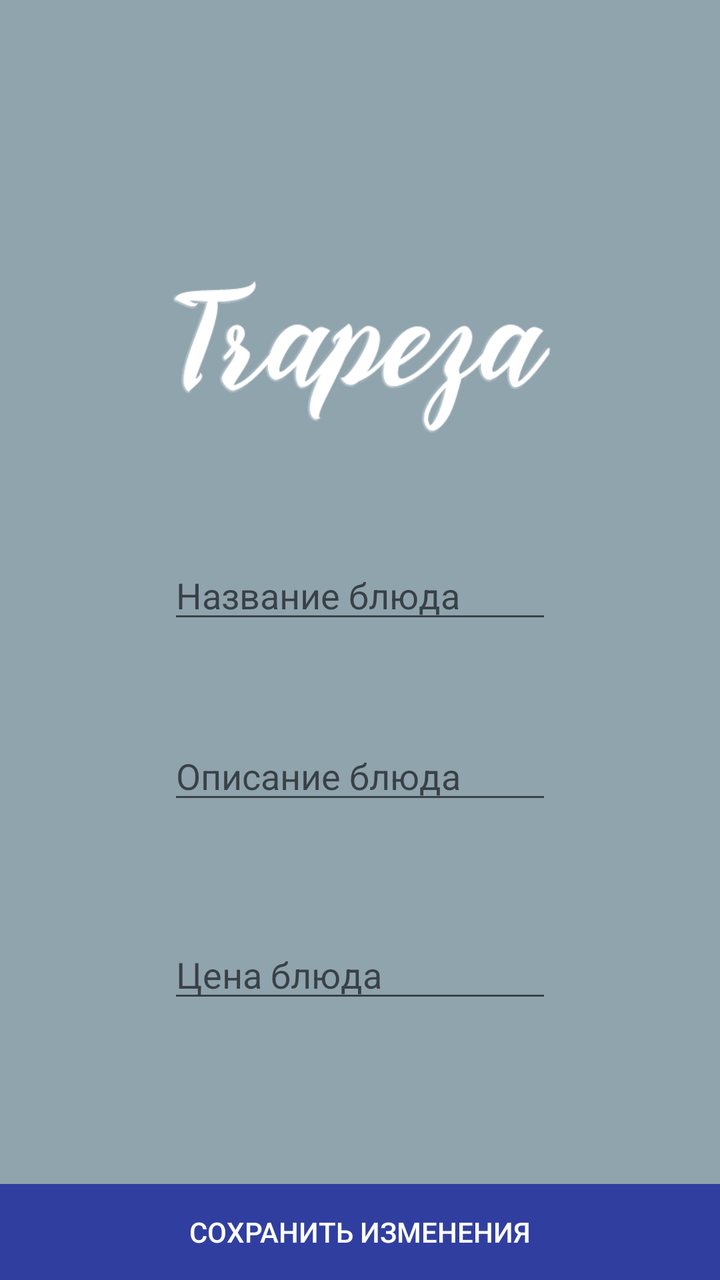
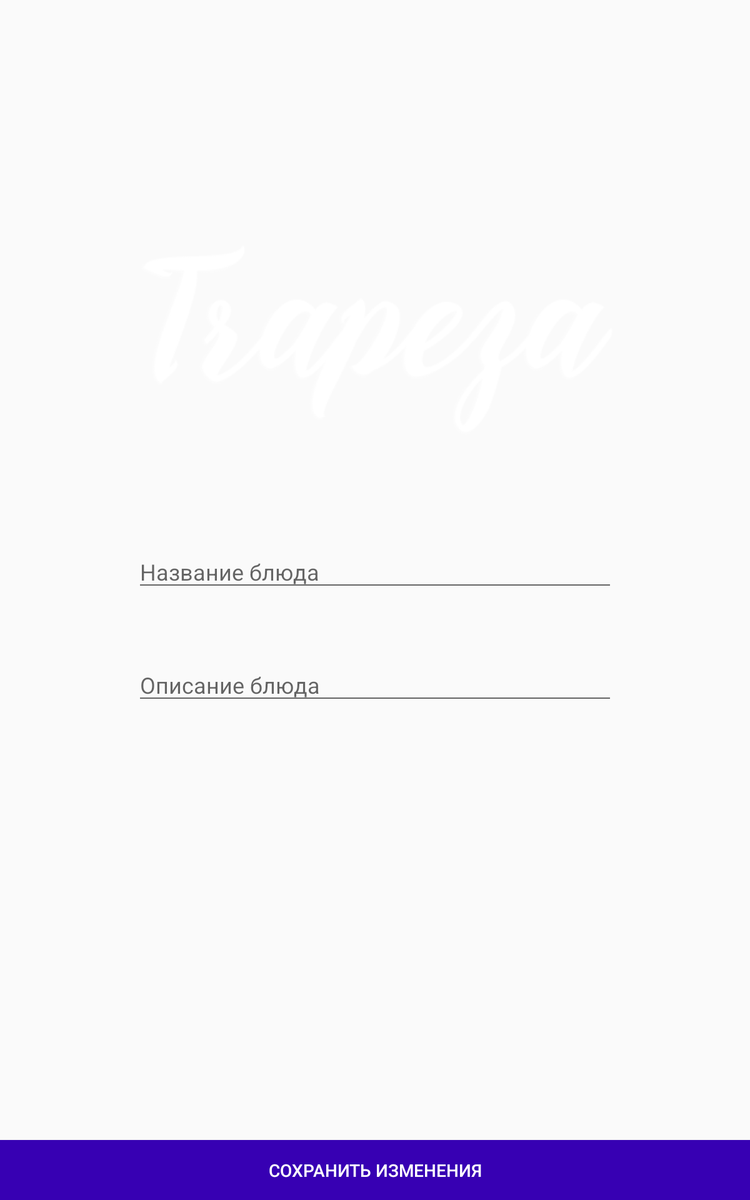

The same Android screen from two of the app's own layout files: first res/layout/ as a phone draws it, then the repository's variant for another configuration, drawn on a device whose configuration selects that folder. Both files follow.
<!-- AndroidManifest.xml: application theme AppTheme -->
<!-- res/layout/dish_configuration_fragment.xml -->
<?xml version="1.0" encoding="utf-8"?>
<LinearLayout xmlns:android="http://schemas.android.com/apk/res/android"
    xmlns:tools="http://schemas.android.com/tools"
    android:layout_width="match_parent"
    android:layout_height="match_parent"
    android:orientation="vertical"
    tools:context=".CategoryConfigurationFragment"
    android:weightSum="1">

    <RelativeLayout
        android:orientation="horizontal"
        android:layout_width="match_parent"
        android:layout_height="wrap_content"
        android:weightSum="1"
        android:background="@color/primary_light"
        android:paddingStart="25dp"
        android:layout_weight="1">

        <ImageView
            android:layout_width="192dp"
            android:layout_height="192dp"
            android:id="@+id/dish_image"
            android:minHeight="48dp"
            android:minWidth="48dp"
            android:src="@drawable/logo"
            android:layout_weight="0.49"
            android:layout_marginTop="85dp"
            android:layout_alignParentTop="true"
            android:layout_centerHorizontal="true" />

        <EditText
            android:layout_width="wrap_content"
            android:layout_height="wrap_content"
            android:id="@+id/dish_name"
            android:layout_centerVertical="true"
            android:layout_alignLeft="@+id/dish_image"
            android:layout_alignStart="@+id/dish_image"
            android:layout_alignRight="@+id/dish_image"
            android:layout_alignEnd="@+id/dish_image"
            android:hint="Название блюда"
            android:textColor="@color/abc_primary_text_material_light" />

        <EditText
            android:layout_width="wrap_content"
            android:layout_height="wrap_content"
            android:id="@+id/dish_description"
            android:layout_below="@+id/dish_name"
            android:layout_alignLeft="@+id/dish_name"
            android:layout_alignStart="@+id/dish_name"
            android:layout_marginTop="49dp"
            android:layout_alignRight="@+id/dish_image"
            android:layout_alignEnd="@+id/dish_image"
            android:hint="Описание блюда"
            android:textColor="@color/abc_primary_text_material_light" />

        <EditText
            android:layout_width="wrap_content"
            android:layout_height="wrap_content"
            android:inputType="numberSigned"
            android:ems="10"
            android:id="@+id/dish_price"
            android:layout_below="@+id/dish_description"
            android:layout_alignRight="@+id/dish_description"
            android:layout_alignEnd="@+id/dish_description"
            android:layout_marginTop="58dp"
            android:layout_alignLeft="@+id/dish_description"
            android:layout_alignStart="@+id/dish_description"
            android:hint="Цена блюда"
            android:textColor="@color/abc_primary_text_material_light" />

    </RelativeLayout>

    <Button
        android:layout_width="match_parent"
        android:layout_height="wrap_content"
        android:text="Сохранить изменения"
        android:id="@+id/save_dish_button"
        android:background="@color/primary_dark"
        android:textColor="@color/abc_primary_text_material_dark" />

</LinearLayout>
<!-- resources referenced by this layout -->
<resources>
  <color name="primary_dark">#303F9F</color>
  <color name="primary_light">#90a4ae</color>
  <!-- drawable logo: png bitmap (drawable, 15393 bytes) -->
  <style name="AppTheme" parent="Theme.AppCompat.Light.DarkActionBar">
          
          <item name="colorPrimaryDark">@color/primary_dark</item>
          <item name="colorAccent">@color/accent</item>
          <item name="colorPrimary">@color/primary</item>
          <item name="android:windowNoTitle">true</item>
      </style>
  <color name="accent">#FF4081</color>
  <color name="primary">#90a4ae</color>
</resources>
<!-- res/layout-sw600dp/dish_configuration_fragment.xml (the repository's variant of the layout above) -->
<!-- drawn on a 7-inch tablet held upright -->
<?xml version="1.0" encoding="utf-8"?>
<LinearLayout xmlns:android="http://schemas.android.com/apk/res/android"
    xmlns:tools="http://schemas.android.com/tools"
    android:layout_width="match_parent"
    android:layout_height="match_parent"
    android:orientation="vertical"
    tools:context=".CategoryConfigurationFragment"
    android:weightSum="1">

    <RelativeLayout
        android:orientation="horizontal"
        android:layout_width="match_parent"
        android:layout_height="wrap_content"
        android:weightSum="1"
        android:background="@color/colorPrimaryLight"
        android:paddingStart="25dp"
        android:layout_weight="1">

        <ImageView
            android:layout_width="384dp"
            android:layout_height="384dp"
            android:id="@+id/dish_image"
            android:minHeight="48dp"
            android:minWidth="48dp"
            android:src="@drawable/logo"
            android:layout_weight="0.49"
            android:layout_marginTop="85dp"
            android:layout_alignParentTop="true"
            android:layout_centerHorizontal="true" />

        <EditText
            android:layout_width="wrap_content"
            android:layout_height="wrap_content"
            android:id="@+id/dish_name"
            android:layout_centerVertical="true"
            android:layout_alignLeft="@+id/dish_image"
            android:layout_alignStart="@+id/dish_image"
            android:layout_alignRight="@+id/dish_image"
            android:layout_alignEnd="@+id/dish_image"
            android:hint="Название блюда" />

        <EditText
            android:layout_width="wrap_content"
            android:layout_height="wrap_content"
            android:id="@+id/dish_description"
            android:layout_below="@+id/dish_name"
            android:layout_alignLeft="@+id/dish_name"
            android:layout_alignStart="@+id/dish_name"
            android:layout_marginTop="49dp"
            android:layout_alignRight="@+id/dish_image"
            android:layout_alignEnd="@+id/dish_image"
            android:hint="Описание блюда" />

    </RelativeLayout>

    <Button
        android:layout_width="match_parent"
        android:layout_height="wrap_content"
        android:text="Сохранить изменения"
        android:id="@+id/save_dish_button"
        android:background="@color/colorPrimaryDark"
        android:textColor="@color/abc_primary_text_material_dark" />

</LinearLayout>
<!-- resources referenced by the variant -->
<!-- as a 7-inch tablet held upright resolves them -->
<resources>
  <!-- drawable logo: png bitmap (drawable, 15393 bytes) -->
  <style name="AppTheme" parent="Theme.AppCompat.Light.DarkActionBar">
          
          <item name="colorPrimaryDark">@color/primary_dark</item>
          <item name="colorAccent">@color/accent</item>
          <item name="colorPrimary">@color/primary</item>
          <item name="android:windowNoTitle">true</item>
      </style>
  <color name="primary_dark">#303F9F</color>
  <color name="accent">#FF4081</color>
  <color name="primary">#90a4ae</color>
</resources>
